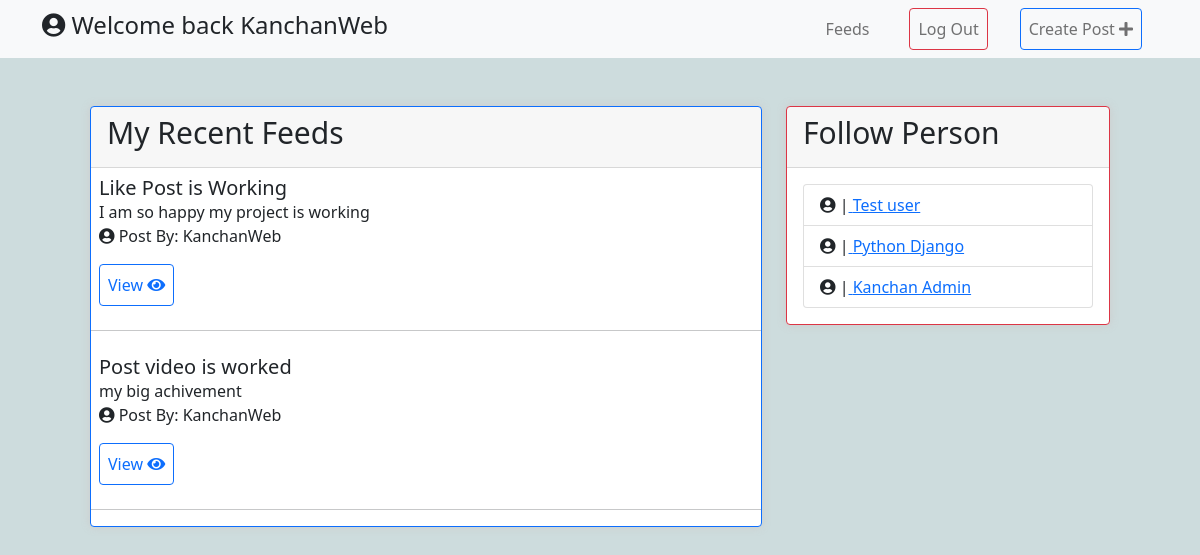
The page / (signed in) on the database its author committed.
### blog/models.py (models this page shows, shortened)
class Post(models.Model):
    user = models.ForeignKey(User, on_delete=models.CASCADE)
    name = models.CharField(max_length=100, blank=True)
    caption = models.CharField(max_length=65)
    content = models.TextField(blank=True)
    upload_file = models.FileField(
        upload_to="videos",
        blank=True,
        validators=[FileExtensionValidator(["mp4", "jpeg", "png", "jpg"])],
    )
    create_date = models.DateTimeField(default=dt.datetime.now)
    updated_date = models.DateTimeField(default=dt.datetime.now)

### blog/views.py (the view)
# urls.py: path("", views.home, name="post"),
def home(request):
    user = request.user
    posts = Post.objects.filter(user_id=user.id).order_by("create_date")
    users = User.objects.exclude(id=user.id).order_by("-date_joined")
    context = {
        "posts": posts,
        "users": users,
    }
    return render(request, "post.html", context)

### blog/templates/post.html
{% extends 'base.html' %}
{% load static %}
{% block content %}
<div class="container">
  <div class="row d-flex justify-content-center p-5">
    <div class="col-md-8">
      <div class="card post-card  border-primary">
        <div class="card-header">
          <h1 class="h1">My Recent Feeds</h1>
        </div>
        {% for blog in posts %}
        <div class="card-body p-2">
          <div class="card-titie">
            <h5 class="m-0">{{blog.name}}</h5>
          </div>
          <div class="card-text">
            <span class="captions">{{blog.caption}}</span>
            <p><i class="fas fa-user-circle small-text"></i> Post By: {{blog.user}}</p>
            <a href="{% url 'blog:post-detail' blog.id %}"
            target="_blank" rel="noopener noreferrer"
            class="btn btn-outline-primary p-2">
            View
            <i class="fa fa-eye" aria-hidden="true"></i></a>
          </div>
        </div>
        <hr>
        {% endfor %}
      </div>
    </div>
    <div class="col-md-4">
      <div class="card post-card border-danger">
        <div class="card-header">
          <h1 class="h1">Follow Person</h1>
        </div>
        <div class="card-body">
          <ul class="list-group">
          {% if request.user.is_authenticated %}
          {% for user in users  %}
          <li class="list-group-item">
            <i class="fa fa-user-circle" aria-hidden="true"></i>
              |<a href="{% url 'blog:view-person' user.id %} ">
                {{ user.first_name }} {{ user.last_name }}
              </a>
          </li>
          {% endfor %}
          {% else %}
            <h3>Login and Register and show the person list</h3>
          {% endif %}
          </ul>
        </div>
      </div>
    </div>
  </div>
</div>
{% endblock content %}

### blog/templates/include/header.html (shortened to what this page needs)
{% load static %}
<nav class="navbar navbar-expand-lg navbar-light bg-light">
  <div class="container">
    <div class="collapse navbar-collapse" id="navbarNav">
      <div class="nav-brand">
        <h4 class="text-dark"> <i class="fa fa-user-circle fa-warning" aria-hidden="true"></i> Welcome back {% if request.user.is_authenticated %} {{request.user.username}} {% else %} Guest {% endif %}</h4>
      </div>
      <ul class="navbar-nav ms-auto py-4 py-lg-0 d-flex align-items-center">
        <li class="nav-item"><a class="nav-link mx-3" href="{% url 'blog:post' %}">Feeds</a></li>
        {% if request.user.is_authenticated %}
        <li class="nav-item"><a class="nav-link mx-3 btn btn-outline-danger" href="{% url 'account:logout' %}">Log Out</a></li>
        <li class="nav-item"><a class="nav-link mx-3 btn btn-outline-primary" href="{% url 'blog:create-post' %}">Create Post <i class="fa fa-plus" aria-hidden="true"></i> </a></li>
        {% else %}
        <li class="nav-item"><a class="nav-link mx-2 btn btn-primary " href="{% url 'account:login' %}">Login</a></li>
        {% endif %}
      </ul>
    </div>
  </div>
</nav>

### social_blog/static/css/styles.css (style rules this page uses)
body { background-color:#cddcdd; }
.h1 { font-size: 30px; }
.card { box-shadow:0px 0px 10px #ccc; }

### rows shown on the page
Post: name "Like Post is Working", caption "I am so happy my project is working", user "KanchanWeb"
Post: name "Post video is worked", caption "my big achivement", user "KanchanWeb"

### other values the page prints
{{ request.user.username }} "KanchanWeb"
{{ user.first_name }} "Test"
{{ user.last_name }} "user"
{{ user.first_name }} "Python"
{{ user.last_name }} "Django"
{{ user.first_name }} "Kanchan"
{{ user.last_name }} "Admin"
